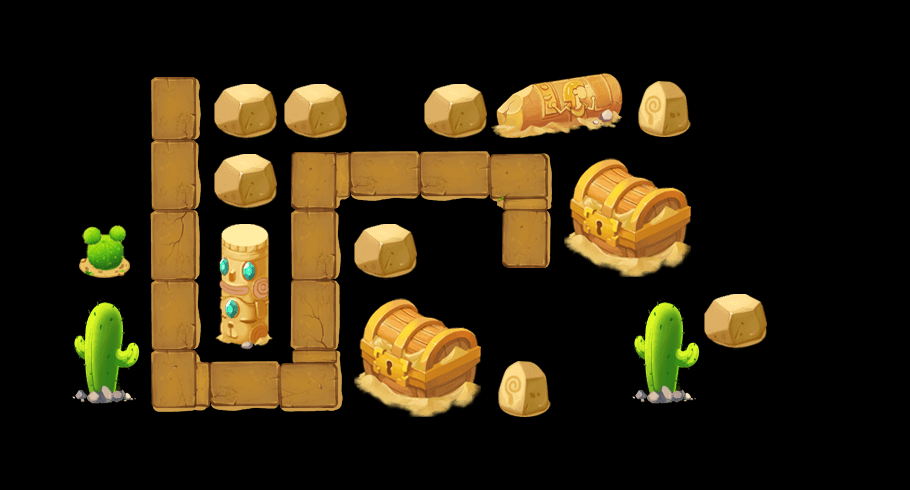

Rendered tile map (Tiled .tmx) drawn with the repository's tilesets; below, a short description and the map source with its tile grids summarised:
An orthogonal 13x7 tile map with 70x70 px tiles, 2 tile layers (content, things) and 11 objects (way1_0, way1_1, way1_2, way1_3, way1_4, ...).

<map version="1.0" orientation="orthogonal" width="13" height="7" tilewidth="70" tileheight="70">
 <tileset firstgid="1" name="theme3Tiles" tilewidth="70" tileheight="70" spacing="2" margin="2">
  <image source="theme1Tiles.png" width="512" height="512" />
  <tile id="4">
   <properties>
    <property name="thingIdx" value="303" />
   </properties>
  </tile>
  <tile id="6">
   <properties>
    <property name="thingIdx" value="107" />
   </properties>
  </tile>
  <tile id="7">
   <properties>
    <property name="thingIdx" value="401" />
   </properties>
  </tile>
  <tile id="9">
   <properties>
    <property name="thingIdx" value="206" />
   </properties>
  </tile>
  <tile id="10">
   <properties>
    <property name="thingIdx" value="207" />
   </properties>
  </tile>
  <tile id="11">
   <properties>
    <property name="thingIdx" value="304" />
   </properties>
  </tile>
  <tile id="13">
   <properties>
    <property name="thingIdx" value="112" />
   </properties>
  </tile>
  <tile id="14">
   <properties>
    <property name="thingIdx" value="109" />
   </properties>
  </tile>
  <tile id="15">
   <properties>
    <property name="thingIdx" value="108" />
   </properties>
  </tile>
  <tile id="19">
   <properties>
    <property name="thingIdx" value="111" />
   </properties>
  </tile>
  <tile id="20">
   <properties>
    <property name="thingIdx" value="110" />
   </properties>
  </tile>
  <tile id="21">
   <properties>
    <property name="blank" value="1" />
   </properties>
  </tile>
  <tile id="22">
   <properties>
    <property name="way" value="1" />
   </properties>
  </tile>
  <tile id="23">
   <properties>
    <property name="way" value="1" />
   </properties>
  </tile>
  <tile id="24">
   <properties>
    <property name="way" value="1" />
   </properties>
  </tile>
  <tile id="25">
   <properties>
    <property name="way" value="1" />
   </properties>
  </tile>
  <tile id="26">
   <properties>
    <property name="way" value="1" />
   </properties>
  </tile>
  <tile id="27">
   <properties>
    <property name="way" value="1" />
   </properties>
  </tile>
  <tile id="28">
   <properties>
    <property name="way" value="1" />
   </properties>
  </tile>
  <tile id="29">
   <properties>
    <property name="way" value="1" />
   </properties>
  </tile>
  <tile id="30">
   <properties>
    <property name="way" value="1" />
   </properties>
  </tile>
  <tile id="31">
   <properties>
    <property name="way" value="1" />
   </properties>
  </tile>
  <tile id="32">
   <properties>
    <property name="way" value="1" />
   </properties>
  </tile>
  <tile id="33">
   <properties>
    <property name="way" value="1" />
   </properties>
  </tile>
  <tile id="34">
   <properties>
    <property name="way" value="1" />
   </properties>
  </tile>
  <tile id="35">
   <properties>
    <property name="way" value="1" />
   </properties>
  </tile>
  <tile id="36">
   <properties>
    <property name="way" value="1" />
   </properties>
  </tile>
  <tile id="37">
   <properties>
    <property name="way" value="1" />
   </properties>
  </tile>
 </tileset>
 <layer name="content" width="13" height="7">
  <data>[91 cells, 14 non-empty, 8 distinct tile ids]</data>
 </layer>
 <layer name="things" width="13" height="7">
  <data>[91 cells, 25 non-empty, 13 distinct tile ids]</data>
 </layer>
 <objectgroup name="objs" width="13" height="7">
  <object name="way1_0" x="164" y="97" width="24" height="25" />
  <object name="way1_1" x="161" y="369" width="25" height="23" />
  <object name="way1_2" x="309" y="369" width="21" height="21" />
  <object name="way1_3" x="305" y="166" width="22" height="20" />
  <object name="way1_4" x="513" y="165" width="23" height="20" />
  <object name="preTower" x="96" y="168" width="26" height="24">
   <properties>
    <property name="level" value="2" />
    <property name="towerIdx" value="3" />
   </properties>
  </object>
  <object name="hero" x="435" y="155" width="32" height="31" />
  <object name="openTower" x="226" y="159" width="27" height="26">
   <properties>
    <property name="level" value="1" />
    <property name="towerIdx" value="2" />
   </properties>
  </object>
  <object name="way1_5" x="526" y="240" />
  <object name="heart" x="520" y="247" width="33" height="29" />
  <object x="521" y="257" width="8" />
 </objectgroup>
</map>
